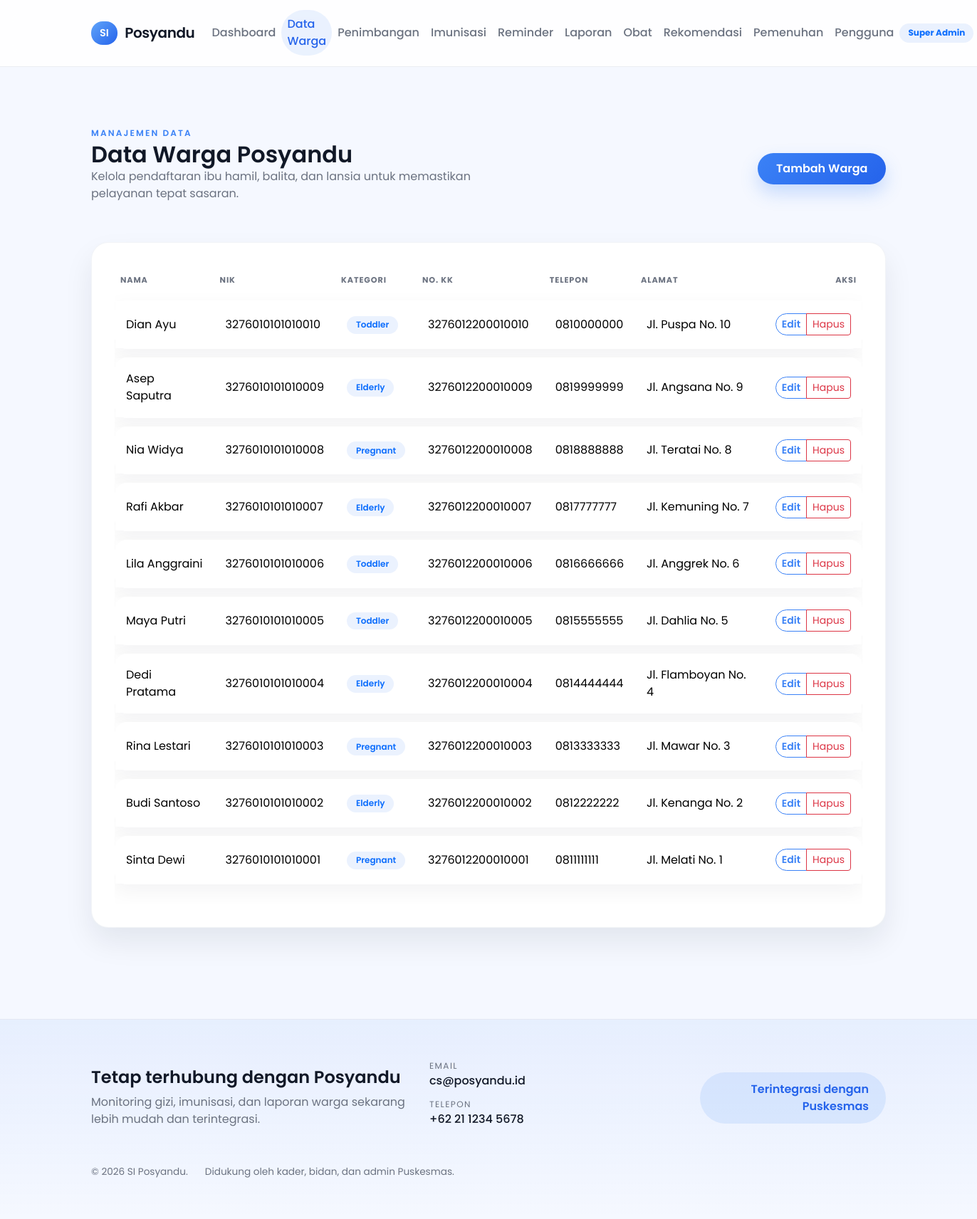
Page /public/index.php?page=residents (signed in) on the committed database.
### tables this page shows
CREATE TABLE residents (
    id INT AUTO_INCREMENT PRIMARY KEY,
    name VARCHAR(120) NOT NULL,
    nik VARCHAR(20) NOT NULL UNIQUE,
    family_number VARCHAR(20) NOT NULL,
    address TEXT NOT NULL,
    phone VARCHAR(20) NOT NULL,
    birth_date DATE NOT NULL,
    gender ENUM('male', 'female') NOT NULL,
    category ENUM('pregnant', 'toddler', 'elderly') NOT NULL,
    created_at TIMESTAMP DEFAULT CURRENT_TIMESTAMP
);

### app/Controllers/ResidentController.php (called while the page is built, shortened)
<?php
class ResidentController
{
    private Resident $residents;
    public function __construct()
    {
        $this->residents = new Resident();
    }
    public function index(): void
    {
        $residents = $this->residents->all();
        include __DIR__ . '/../Views/residents/index.php';
    }
}

### app/Helpers.php (called while the page is built, shortened)
<?php
function app_config(): array
{
    static $config;
    if ($config === null) {
        $config = require __DIR__ . '/config.php';
    }
    return $config;
}
function config(?string $key = null, $default = null)
{
    $config = app_config();
    $segments = explode('.', $key);
    $value = $config;
    foreach ($segments as $segment) {
        $value = $value[$segment];
    }
    return $value;
}
function app_base_path(): string
{
    $base = trim((string) config('app.base_url', ''));
    if ($base === '' || $base === '/') {
        $scriptName = $_SERVER['SCRIPT_NAME'] ?? '/index.php';
        $dir = str_replace('\\', '/', dirname($scriptName));
        return rtrim($dir, '/');
    }
    return '/' . ltrim(rtrim($base, '/'), '/');
}
function app_entry_script(): string
{
    $base = app_base_path();
    $scriptName = $_SERVER['SCRIPT_NAME'] ?? '/index.php';
    return $base . '/index.php';
}
function url(string $path = ''): string
{
    $base = app_base_path();
    if ($path[0] === '?') {
        return app_entry_script() . $path;
    }
    $prefix = $base === '' ? '' : rtrim($base, '/');
    return $prefix . '/' . ltrim($path, '/');
}
function user(): ?array
{
    return $_SESSION['user'] ?? null;
}

### app/config.php (called while the page is built)
<?php
return [
    'db' => [
        'host' => '127.0.0.1',
        'port' => '3306',
        'database' => 'si_posyandu',
        'username' => 'root',
        'password' => '',
        'charset' => 'utf8mb4',
    ],
    'app' => [
        'base_url' => getenv('APP_BASE_URL') ?: '',
        'name' => 'SI Posyandu',
        'timezone' => getenv('APP_TIMEZONE') ?: 'Asia/Jakarta'
    ],
    'midtrans' => [
        'server_key' => getenv('MIDTRANS_SERVER_KEY') ?: '',
        'client_key' => getenv('MIDTRANS_CLIENT_KEY') ?: '',
        'is_production' => getenv('MIDTRANS_IS_PRODUCTION') === 'true'
    ]
];

### app/bootstrap.php (called while the page is built, shortened)
<?php
require_once __DIR__ . '/Helpers.php';
require_once __DIR__ . '/Database.php';
spl_autoload_register(function ($class) {
    $paths = [
        __DIR__ . '/Controllers/' . $class . '.php',
        __DIR__ . '/Models/' . $class . '.php',
        __DIR__ . '/Libraries/' . $class . '.php',
    ];
    foreach ($paths as $path) {
        if (file_exists($path)) {
            return;
        }
    }
});

### app/Database.php (called while the page is built, shortened)
<?php
class Database
{
    private static ?\PDO $instance = null;
    public static function getInstance(): \PDO
    {
        if (self::$instance === null) {
            $db = config('db');
            $dsn = sprintf(
                'mysql:host=%s;port=%s;dbname=%s;charset=%s',
                $db['host'],
                $db['port'],
                $db['database'],
                $db['charset']
            );
            try {
                self::$instance = new \PDO($dsn, $db['username'], $db['password'], [
                    \PDO::ATTR_ERRMODE => \PDO::ERRMODE_EXCEPTION,
                    \PDO::ATTR_DEFAULT_FETCH_MODE => \PDO::FETCH_ASSOC,
                ]);
            } catch (\PDOException $e) {
                if (str_contains($e->getMessage(), 'Unknown database')) {
                    self::createDatabase($db);
                    self::$instance = new \PDO($dsn, $db['username'], $db['password'], [
                        \PDO::ATTR_ERRMODE => \PDO::ERRMODE_EXCEPTION,
                        \PDO::ATTR_DEFAULT_FETCH_MODE => \PDO::FETCH_ASSOC,
                    ]);
                } else {
                    throw $e;
                }
            }
        }
        return self::$instance;
    }
}

### app/Models/BaseModel.php (called while the page is built, shortened)
<?php
abstract class BaseModel
{
    public function __construct()
    {
        $this->db = Database::getInstance();
    }
}

### app/Models/Resident.php (called while the page is built, shortened)
<?php
class Resident extends BaseModel
{
    public function all(): array
    {
        $stmt = $this->db->query('SELECT * FROM residents ORDER BY created_at DESC');
        return $stmt->fetchAll();
    }
}

### app/Views/residents/index.php (the view, shortened to what this page needs)
<?php include __DIR__ . '/../layouts/header.php'; ?>
<section class="section section--page">
    <div class="container">
        <div class="section-heading d-flex flex-column flex-lg-row justify-content-lg-between align-items-lg-center">
            <div>
                <span class="section-eyebrow">Manajemen Data</span>
                <h2 class="section-title mb-0">Data Warga Posyandu</h2>
                <p class="section-subtitle">Kelola pendaftaran ibu hamil, balita, dan lansia untuk memastikan pelayanan tepat sasaran.</p>
            </div>
            <?php if (in_array(user()['role'], ['super_admin', 'admin', 'midwife'], true)): ?>
                <a href="<?= url('?page=residents-create') ?>" class="btn btn-primary mt-3 mt-lg-0">Tambah Warga</a>
            <?php endif; ?>
        </div>
        <div class="surface-card">
            <div class="surface-body">
                <div class="table-responsive">
                    <table class="table table-modern align-middle">
                        <thead>
                            <tr>
                                <th>Nama</th>
                                <th>NIK</th>
                                <th>Kategori</th>
                                <th>No. KK</th>
                                <th>Telepon</th>
                                <th>Alamat</th>
                                <th class="text-end">Aksi</th>
                            </tr>
                        </thead>
                        <tbody>
                            <?php foreach ($residents as $resident): ?>
                                <tr>
                                    <td><?= htmlspecialchars($resident['name']) ?></td>
                                    <td><?= htmlspecialchars($resident['nik']) ?></td>
                                    <td><span class="badge bg-soft-primary text-primary"><?= htmlspecialchars(ucfirst($resident['category'])) ?></span></td>
                                    <td><?= htmlspecialchars($resident['family_number']) ?></td>
                                    <td><?= htmlspecialchars($resident['phone']) ?></td>
                                    <td><?= htmlspecialchars($resident['address']) ?></td>
                                    <td class="text-end">
                                        <div class="btn-group btn-group-sm" role="group">
                                            <?php if (in_array(user()['role'], ['super_admin', 'admin', 'midwife'], true)): ?>
                                                <a class="btn btn-outline-primary" href="<?= url('?page=residents-edit&id=' . $resident['id']) ?>">Edit</a>
                                            <?php endif; ?>
                                            <?php if (in_array(user()['role'], ['super_admin', 'admin'], true)): ?>
                                                <a class="btn btn-outline-danger" href="<?= url('?page=residents-delete&id=' . $resident['id']) ?>" onclick="return confirm('Hapus data ini?')">Hapus</a>
                                            <?php endif; ?>
                                        </div>
                                    </td>
                                </tr>
                            <?php endforeach; ?>
                        </tbody>
                    </table>
                </div>
            </div>
        </div>
    </div>
</section>
<?php include __DIR__ . '/../layouts/footer.php'; ?>

### rows in the picture
residents: name "Dian Ayu", nik "3276010101010010", category "Toddler", family_number "3276012200010010", phone "0810000000", address "Jl. Puspa No. 10"
residents: name "Asep Saputra", nik "3276010101010009", category "Elderly", family_number "3276012200010009", phone "0819999999", address "Jl. Angsana No. 9"
residents: name "Nia Widya", nik "3276010101010008", category "Pregnant", family_number "3276012200010008", phone "0818888888", address "Jl. Teratai No. 8"
residents: name "Rafi Akbar", nik "3276010101010007", category "Elderly", family_number "3276012200010007", phone "0817777777", address "Jl. Kemuning No. 7"
residents: name "Lila Anggraini", nik "3276010101010006", category "Toddler", family_number "3276012200010006", phone "0816666666", address "Jl. Anggrek No. 6"
residents: name "Maya Putri", nik "3276010101010005", category "Toddler", family_number "3276012200010005", phone "0815555555", address "Jl. Dahlia No. 5"
residents: name "Dedi Pratama", nik "3276010101010004", category "Elderly", family_number "3276012200010004", phone "0814444444", address "Jl. Flamboyan No. 4"
residents: name "Rina Lestari", nik "3276010101010003", category "Pregnant", family_number "3276012200010003", phone "0813333333", address "Jl. Mawar No. 3"
residents: name "Budi Santoso", nik "3276010101010002", category "Elderly", family_number "3276012200010002", phone "0812222222", address "Jl. Kenanga No. 2"
residents: name "Sinta Dewi", nik "3276010101010001", category "Pregnant", family_number "3276012200010001", phone "0811111111", address "Jl. Melati No. 1"

### other values in the picture
str_replace('_', ' ', $currentUser['role']) "Super Admin"
config('app.name', 'SI Posyandu') "SI Posyandu"
